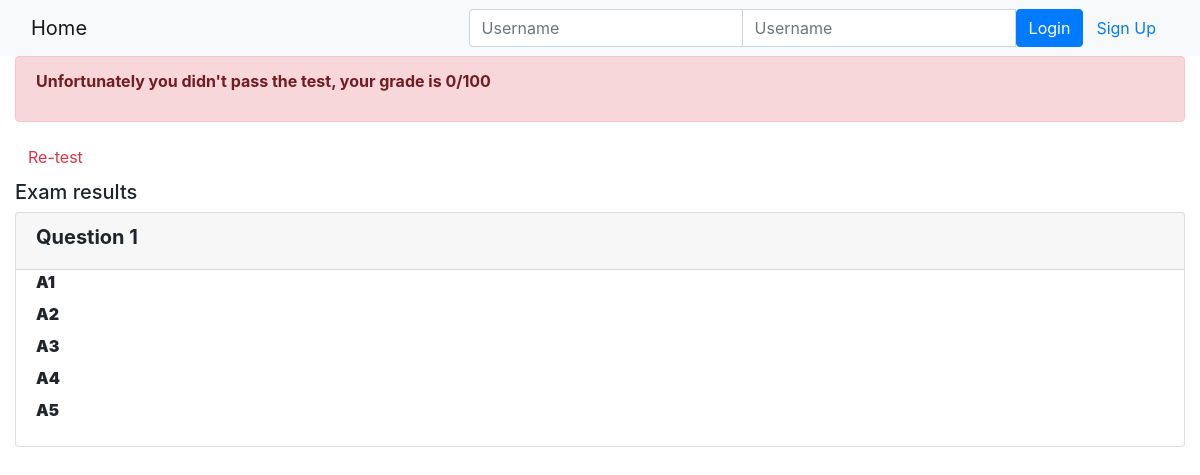
Page /onlinecourse/course/1/submission/1/result/ on the committed database.
### onlinecourse/models.py (models this page shows, shortened)
class Question(models.Model):
    lesson_id = models.ForeignKey(Lesson, on_delete=models.CASCADE)
    question_text = models.TextField()
    grade = models.IntegerField()

class Choice(models.Model):
    question_id = models.ForeignKey(Question, on_delete=models.CASCADE)
    choice_text = models.TextField()
    is_correct = models.BooleanField()

### onlinecourse/views.py (the view)
# urls.py: path('course/<int:course_id>/submission/<int:submission_id>/result/', views.show_exam_result, name = 'show_exam_result'),
def show_exam_result(request, course_id, submission_id):
    context = {}
    course = Course.objects.get(id = course_id)
    submission = Submission.objects.get(id = submission_id)
    choice_ids = Submission.objects.filter(id = submission_id).values_list('choices', flat=True)
    points = 0
    for i in submission.choices.all().filter(is_correct=True).values_list('question_id'):
        points += Question.objects.filter(id=i[0]).first().grade
    context['selected'] = choice_ids
    context['grade'] = points
    context['course'] = course
    return render(request, 'onlinecourse/exam_result_bootstrap.html', context)

### onlinecourse/templates/onlinecourse/exam_result_bootstrap.html (shortened to what this page needs)
<!DOCTYPE html>
<html lang="en">
<head>
    {% load static %}
    <link rel="stylesheet" href="https://maxcdn.bootstrapcdn.com/bootstrap/4.5.2/css/bootstrap.min.css">
</head>
<body>
 <nav class="navbar navbar-light bg-light">
    <div class="container-fluid">
        <div class="navbar-header">
              <a class="navbar-brand" href="{% url 'onlinecourse:index' %}">Home</a>
        </div>
        <ul class="nav navbar-nav navbar-right">
            {% if user.is_authenticated %}
            <li>
                <a class="btn btn-link" href="#">{{ user.first_name }}({{ user.username }})</a>
                <a class="btn btn-link" href="{% url 'onlinecourse:logout' %}">Logout</a>
            </li>
            {% else %}
            <li>
                <form class="form-inline" action="{% url 'onlinecourse:login' %}" method="post">
                    <div class="input-group">
                        <input type="text" class="form-control" placeholder="Username" name="username" >
                        <input type="password" class="form-control" placeholder="Username" name="psw" >
                        <button class="btn btn-primary" type="submit">Login</button>
                        <a class="btn btn-link" href="{% url 'onlinecourse:registration' %}">Sign Up</a>
                    </div>
                </form>
            </li>
            {% endif %}
        </ul>
    </div>
</nav>
<div class="container-fluid">
    {% if grade > 80 %}
    <div class="alert alert-success">
       <p><b> Congratulations, you passed the test with {{grade}}/100 <b><p>
    </div>
        {% else %}
        <div class="alert alert-danger">
            <p><b> Unfortunately you  didn't pass the test, your grade is {{grade}}/100 <b><p>
        </div>
        <a class="btn btn-link text-danger" href="{% url 'onlinecourse:course_details' course.id %}">Re-test</a>
        {% endif %}
        <div class="card-columns-vertical mt-1">
        <h5 class="">Exam results</h5>
        {% for lesson in course.lesson_set.all %}
        {% for question in lesson.question_set.all %}
        <div class="card mt-1">
            <div class="card-header"><h5 style="font-weight:bold">{{ question.question_text}}</h5></div>
            <div class="form-group">
                {% for choice in question.choice_set.all %}
                <div class="form-check">
                    {% if choice.id in selected %}
                        {% if choice.is_correct == True %}
                            <label style="color:#2ea94a;font-weight:bold">Correct answer: {{choice.choice_text}}</label>
                        {% else %}
                            <label style="color:red;font-weight:bold">Wrong answer: {{choice.choice_text}}</label>
                        {% endif %}
                    {% else %}
                        <label>{{choice.choice_text}}</label>
                    {% endif %}
                </div>
                {% endfor %}
            </div>
        </div>
        {% endfor %}
        {% endfor %}
        </div>
    </div>
</body>
</html>

### rows in the picture
Question: question_text "Question 1"
Choice: choice_text "A1"
Choice: choice_text "A2"
Choice: choice_text "A3"
Choice: choice_text "A4"
Choice: choice_text "A5"

### other values in the picture
{{ grade }} "0"
